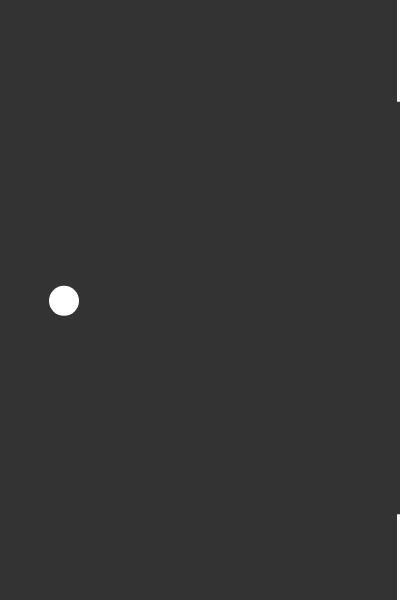
Frame 1 (no input)
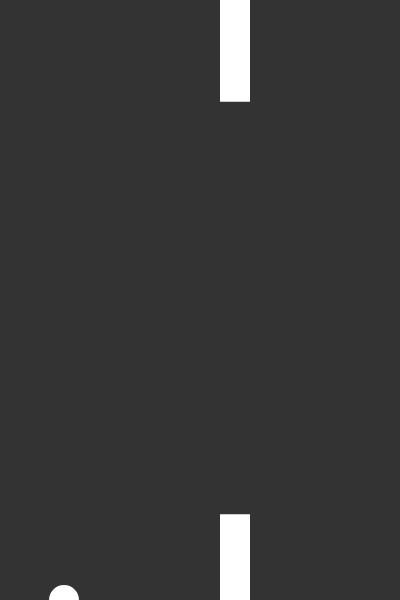
Frame 60 (no input)
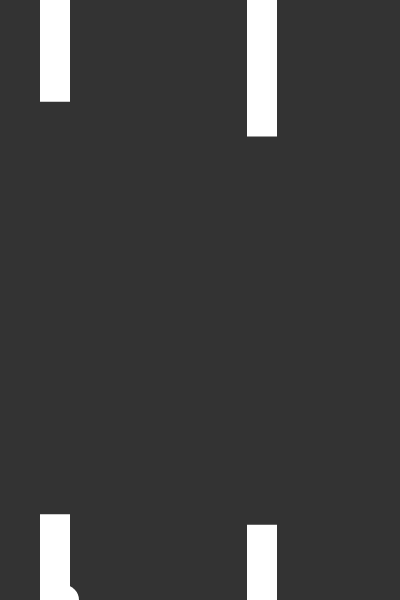
Frame 120 (the mouse pressed at the canvas centre since frame 60)

The p5.js sketch that drew these frames (run headless with seeded random() and noise() and a simulated clock; from frame 60 on, the mouse is pressed at the canvas centre):

// p5.js sketch
// ── sketch.js
var bird;
var pipes = []

function setup() {
  createCanvas(400,600);
  bird = new Bird();
  //pipe = new Pipe(width , 0, width, random(height/2, height));
  pipes.push(new Pipe(width , 0, width, random(height/2, height) ) );
}

function draw() {
	background(51);
	bird.update();
	bird.show();
	
	if(frameCount % 70 === 0){
	   	 pipes.push(new Pipe( width , 0, width, random(height/2, height) )); 
	}
	
	//console.log(pipes.length);
	for(var i = pipes.length - 1; i >= 0; i--){
	   pipes[i].update();
	   pipes[i].show();
	   
	   if(pipes[i].offScreen()){
	   	  pipes.splice(i,1);
	   }
	}
	
}

function keyPressed(){
	if(key == ' '){
		bird.up();
	}
}


// ── Bird.js
function Bird(){
	this.y = height/2, this.x = 64;
	this.d = 30;
	
	this.gravity = 0.8;
	this.velocity = 0;
	
	this.show = function(){
		noStroke();
		fill(255);
		ellipse(this.x , this.y, this.d, this.d);
	}
	
	this.up = function(){
		this.velocity = -15;
	}
	
	this.update = function(){
	  this.velocity += this.gravity;
	  this.y += this.velocity;
	  if(this.y >= height){
	  	this.y = height;
	  	this.velocity = 0;
	  }
	  if(this.y < 0){
	  	this.y = 0;
	  	this.velocity += 1;
	  }
	}
}
// ── Pipe.js
function Pipe(x1,y1 , x2, y2){
	this.x = x1, this.y = y1;
	this.x = x2, this.y = y2;
	this.w = 30, this.h1 = random(50,height/2);
	this.h2 = height - y2;
	
	
	this.show =function(){
		rect(x1,y1,this.w, this.h1);
		rect(x2, y2, this.w, this.h2);
	}
	
	this.update = function(){
		x1 -= 3;
		x2 -= 3;
	}
	
	this.offScreen = function(){
		if(x1 + this.w < 0 && x2 + this.w < 0)
		    return true;
		 return false;
	}
}
